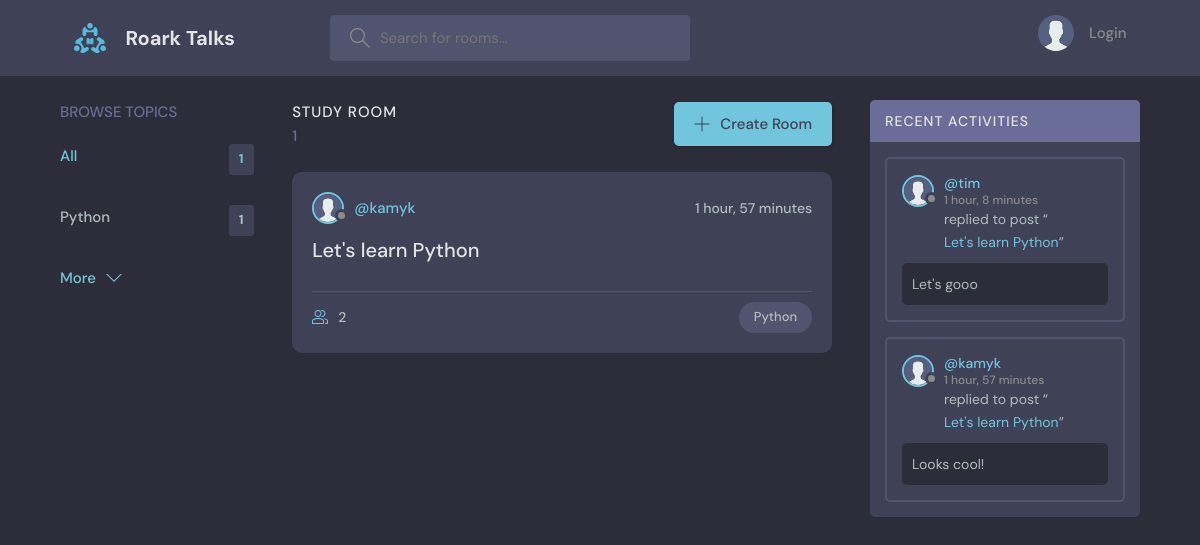
The page / on the database its author committed.
### base/models.py (models this page shows, shortened)
class Topic(models.Model):
    name = models.CharField(max_length=200)

class Room(models.Model):
    host = models.ForeignKey(User, on_delete=models.SET_NULL, null=True)
    topic = models.ForeignKey(Topic, on_delete=models.SET_NULL, null=True)
    name = models.CharField(max_length=200)
    description = models.TextField(null=True, blank=True)  # null is for database, blank is for form
    participants = models.ManyToManyField(User, related_name='participants', blank=True)
    updated = models.DateTimeField(auto_now=True)  # auto now takes timestamp everytime we save
    created = models.DateTimeField(auto_now_add=True)  # auto now add takes timestamp only once when we create
    class Meta:
        ordering = ['-updated', '-created']
    def __str__(self):
        return self.name

class User(AbstractUser):
    name = models.CharField(max_length=200, null=True)
    email = models.EmailField(unique=True, null=True)
    bio = models.TextField(null=True)
    avatar = models.ImageField(null=True, default="avatar.svg")
    USERNAME_FIELD = 'email'
    REQUIRED_FIELDS = []

class Message(models.Model):
    user = models.ForeignKey(User, on_delete=models.CASCADE)
    room = models.ForeignKey(Room, on_delete=models.CASCADE, )  # or models.SET_NULL
    body = models.TextField()
    updated = models.DateTimeField(auto_now=True)  # auto now takes timestamp everytime we save
    created = models.DateTimeField(auto_now_add=True)  # auto now add takes timestamp only once when we create
    class Meta:
        ordering = ['-updated', '-created']

### base/views.py (the view)
# urls.py: path('', views.home, name='home'),
def home(request):
    q = request.GET.get('q') if request.GET.get('q') is not None else ''
    rooms = Room.objects.filter(Q(topic__name__icontains=q) |
                                Q(name__icontains=q) |
                                Q(description__icontains=q))
    topics = Topic.objects.all()[:5]
    room_count = rooms.count()
    room_messages = Message.objects.filter(Q(room__topic__name__icontains=q))
    context = {'rooms': rooms, 'topics': topics, 'room_count': room_count, 'room_messages': room_messages}
    return render(request, 'base/home.html', context)

### base/templates/base/home.html (shortened to what this page needs)
{% extends 'main.html' %}
{% block content %}
<main class="layout layout--3">
    <div class="container">
        {% include 'base/topic_component.html' %}
        <div class="roomList">
            <div class="roomList__header">
                <div>
                    <h2>Study Room</h2>
                    <p>{{ rooms.count }}</p>
                </div>
                <a class="btn btn--main" href="{% url 'create_room' %}">
                    <svg version="1.1" xmlns="http://www.w3.org/2000/svg" width="32" height="32" viewBox="0 0 32 32">
                        <title>add</title>
                        <path
                                d="M16.943 0.943h-1.885v14.115h-14.115v1.885h14.115v14.115h1.885v-14.115h14.115v-1.885h-14.115v-14.115z"
                        ></path>
                    </svg>
                    Create Room
                </a>
            </div>
            {% include 'base/feed_component.html' %}
        </div>
        {% include 'base/activity_component.html' %}
    </div>
</main>
{% endblock content %}

### base/templates/base/topic_component.html
<div class="topics">
    <div class="topics__header">
        <h2>Browse Topics</h2>
    </div>
    <ul class="topics__list">
        <li>
            <a href="{% url 'home' %}" class="active">All <span>{{ topics.count }}</span></a>
        </li>
        {% for topic in topics %}
            <li>
                <a href="{% url 'home' %}?q={{ topic.name }}">{{ topic.name }} <span>{{ topic.room_set.all.count }}</span> </a>
            </li>
        {% endfor %}
    </ul>
    <a class="btn btn--link" href="{% url 'topics' %}">
        More
        <svg version="1.1" xmlns="http://www.w3.org/2000/svg" width="32" height="32" viewBox="0 0 32 32">
            <title>chevron-down</title>
            <path d="M16 21l-13-13h-3l16 16 16-16h-3l-13 13z"></path>
        </svg>
    </a>
</div>

### base/templates/base/feed_component.html (shortened to what this page needs)
{% for room in rooms %}
<div class="roomListRoom">
    <div class="roomListRoom__header">
        <a href="{% url 'user_profile' room.host.id %}" class="roomListRoom__author">
            <div class="avatar avatar--small">
                <img src="{{ room.host.avatar.url }}" alt="" />
            </div>
            <span>@{{ room.host.username }}</span>
        </a>
        <div class="roomListRoom__actions">
            <span>{{ room.created|timesince }}</span>
        </div>
    </div>
    <div class="roomListRoom__content">
        <a href="{% url 'room' room.id %}">{{ room.name }}</a>
    </div>
    <div class="roomListRoom__meta">
        <a href="{% url 'room' room.id %}" class="roomListRoom__joined">
            {{ room.participants.all.count }}
        </a>
        <p class="roomListRoom__topic">{{ room.topic.name }}</p>
    </div>
</div>
{% endfor %}

### base/templates/base/activity_component.html (shortened to what this page needs)
<div class="activities">
    <div class="activities__header">
        <h2>Recent Activities</h2>
    </div>
    {% for message in room_messages %}
        <div class="activities__box">
            <div class="activities__boxHeader roomListRoom__header">
                <a href="{% url 'user_profile' message.user.id %}" class="roomListRoom__author">
                    <div class="avatar avatar--small">
                        <img src="{{ message.user.avatar.url }}" alt=""/>
                    </div>
                    <p>
                        @{{ message.user.username }}
                        <span>{{ message.created|timesince }}</span>
                    </p>
                </a>
            </div>
            <div class="activities__boxContent">
                <p>replied to post “<a href="{% url 'room' message.room.id %}">{{ message.room }}</a>”</p>
                <div class="activities__boxRoomContent">
                    {{ message.body }}
                </div>
            </div>
        </div>
    {% endfor %}
</div>

### rows shown on the page
Topic: name "Python", room_set.all.count "1"
Room: host.avatar (placeholder picture), host.username "kamyk", created "1 hour, 57 minutes", name "Let's learn Python", participants.all.count "2", topic.name "Python"
Message: user.avatar (placeholder picture), user.username "tim", created "1 hour, 8 minutes", room "Let's learn Python", body "Let's gooo"
Message: user.avatar (placeholder picture), user.username "kamyk", created "1 hour, 57 minutes", room "Let's learn Python", body "Looks cool!"

### other values the page prints
{{ topics.count }} "1"
{{ rooms.count }} "1"
